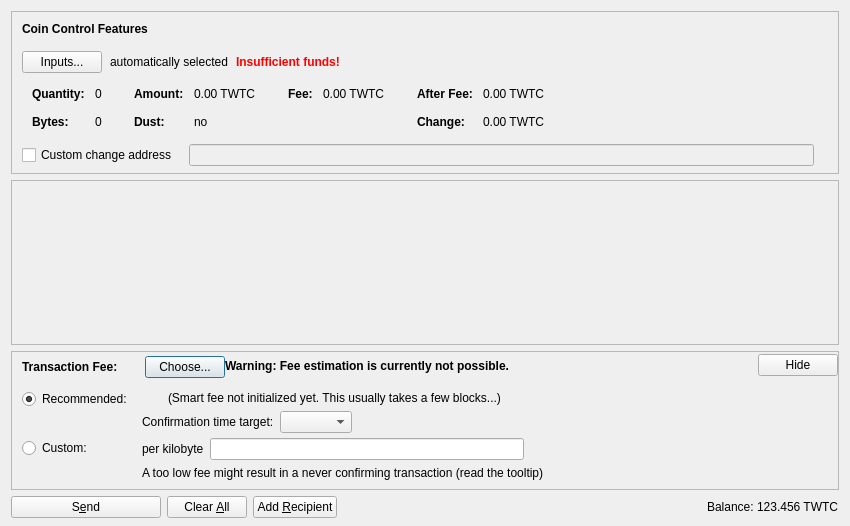
<?xml version="1.0" encoding="UTF-8"?>
<ui version="4.0">
 <class>SendCoinsDialog</class>
 <widget class="QDialog" name="SendCoinsDialog">
  <property name="geometry">
   <rect>
    <x>0</x>
    <y>0</y>
    <width>850</width>
    <height>526</height>
   </rect>
  </property>
  <property name="windowTitle">
   <string>Send Coins</string>
  </property>
  <layout class="QVBoxLayout" name="verticalLayout" stretch="0,1,0,0">
   <property name="bottomMargin">
    <number>8</number>
   </property>
   <item>
    <widget class="QFrame" name="frameCoinControl">
     <property name="sizePolicy">
      <sizepolicy hsizetype="Expanding" vsizetype="Expanding">
       <horstretch>0</horstretch>
       <verstretch>0</verstretch>
      </sizepolicy>
     </property>
     <property name="maximumSize">
      <size>
       <width>16777215</width>
       <height>16777215</height>
      </size>
     </property>
     <property name="frameShape">
      <enum>QFrame::StyledPanel</enum>
     </property>
     <property name="frameShadow">
      <enum>QFrame::Sunken</enum>
     </property>
     <layout class="QVBoxLayout" name="verticalLayoutCoinControl2">
      <property name="spacing">
       <number>0</number>
      </property>
      <property name="leftMargin">
       <number>0</number>
      </property>
      <property name="topMargin">
       <number>0</number>
      </property>
      <property name="rightMargin">
       <number>0</number>
      </property>
      <property name="bottomMargin">
       <number>6</number>
      </property>
      <item>
       <layout class="QVBoxLayout" name="verticalLayoutCoinControl" stretch="0,0,0,0,1">
        <property name="spacing">
         <number>0</number>
        </property>
        <property name="leftMargin">
         <number>10</number>
        </property>
        <property name="topMargin">
         <number>10</number>
        </property>
        <item>
         <layout class="QHBoxLayout" name="horizontalLayoutCoinControl1">
          <property name="bottomMargin">
           <number>15</number>
          </property>
          <item>
           <widget class="QLabel" name="labelCoinControlFeatures">
            <property name="sizePolicy">
             <sizepolicy hsizetype="Preferred" vsizetype="Maximum">
              <horstretch>0</horstretch>
              <verstretch>0</verstretch>
             </sizepolicy>
            </property>
            <property name="font">
             <font>
              <weight>75</weight>
              <bold>true</bold>
             </font>
            </property>
            <property name="styleSheet">
             <string notr="true">font-weight:bold;</string>
            </property>
            <property name="text">
             <string>Coin Control Features</string>
            </property>
           </widget>
          </item>
         </layout>
        </item>
        <item>
         <layout class="QHBoxLayout" name="horizontalLayoutCoinControl2" stretch="0,0,0,0">
          <property name="spacing">
           <number>8</number>
          </property>
          <property name="bottomMargin">
           <number>10</number>
          </property>
          <item>
           <widget class="QPushButton" name="pushButtonCoinControl">
            <property name="styleSheet">
             <string notr="true"/>
            </property>
            <property name="text">
             <string>Inputs...</string>
            </property>
            <property name="autoDefault">
             <bool>false</bool>
            </property>
           </widget>
          </item>
          <item>
           <widget class="QLabel" name="labelCoinControlAutomaticallySelected">
            <property name="text">
             <string>automatically selected</string>
            </property>
            <property name="margin">
             <number>5</number>
            </property>
           </widget>
          </item>
          <item>
           <widget class="QLabel" name="labelCoinControlInsuffFunds">
            <property name="font">
             <font>
              <weight>75</weight>
              <bold>true</bold>
             </font>
            </property>
            <property name="styleSheet">
             <string notr="true">color:red;font-weight:bold;</string>
            </property>
            <property name="text">
             <string>Insufficient funds!</string>
            </property>
            <property name="margin">
             <number>5</number>
            </property>
           </widget>
          </item>
          <item>
           <spacer name="horizontalSpacerCoinControl">
            <property name="orientation">
             <enum>Qt::Horizontal</enum>
            </property>
            <property name="sizeHint" stdset="0">
             <size>
              <width>40</width>
              <height>1</height>
             </size>
            </property>
           </spacer>
          </item>
         </layout>
        </item>
        <item>
         <widget class="QWidget" name="widgetCoinControl" native="true">
          <property name="sizePolicy">
           <sizepolicy hsizetype="Preferred" vsizetype="Preferred">
            <horstretch>0</horstretch>
            <verstretch>0</verstretch>
           </sizepolicy>
          </property>
          <property name="minimumSize">
           <size>
            <width>0</width>
            <height>0</height>
           </size>
          </property>
          <property name="styleSheet">
           <string notr="true"/>
          </property>
          <layout class="QHBoxLayout" name="horizontalLayoutCoinControl5">
           <property name="leftMargin">
            <number>0</number>
           </property>
           <property name="topMargin">
            <number>0</number>
           </property>
           <property name="rightMargin">
            <number>0</number>
           </property>
           <property name="bottomMargin">
            <number>0</number>
           </property>
           <item>
            <layout class="QHBoxLayout" name="horizontalLayoutCoinControl3" stretch="0,0,0,1">
             <property name="spacing">
              <number>20</number>
             </property>
             <property name="topMargin">
              <number>0</number>
             </property>
             <property name="bottomMargin">
              <number>10</number>
             </property>
             <item>
              <layout class="QFormLayout" name="formLayoutCoinControl1">
               <property name="horizontalSpacing">
                <number>10</number>
               </property>
               <property name="verticalSpacing">
                <number>14</number>
               </property>
               <property name="leftMargin">
                <number>10</number>
               </property>
               <property name="topMargin">
                <number>4</number>
               </property>
               <property name="rightMargin">
                <number>6</number>
               </property>
               <item row="0" column="0">
                <widget class="QLabel" name="labelCoinControlQuantityText">
                 <property name="font">
                  <font>
                   <weight>75</weight>
                   <bold>true</bold>
                  </font>
                 </property>
                 <property name="text">
                  <string>Quantity:</string>
                 </property>
                 <property name="margin">
                  <number>0</number>
                 </property>
                </widget>
               </item>
               <item row="0" column="1">
                <widget class="QLabel" name="labelCoinControlQuantity">
                 <property name="cursor">
                  <cursorShape>IBeamCursor</cursorShape>
                 </property>
                 <property name="contextMenuPolicy">
                  <enum>Qt::ActionsContextMenu</enum>
                 </property>
                 <property name="text">
                  <string notr="true">0</string>
                 </property>
                 <property name="margin">
                  <number>0</number>
                 </property>
                 <property name="textInteractionFlags">
                  <set>Qt::LinksAccessibleByMouse|Qt::TextSelectableByKeyboard|Qt::TextSelectableByMouse</set>
                 </property>
                </widget>
               </item>
               <item row="1" column="0">
                <widget class="QLabel" name="labelCoinControlBytesText">
                 <property name="font">
                  <font>
                   <weight>75</weight>
                   <bold>true</bold>
                  </font>
                 </property>
                 <property name="text">
                  <string>Bytes:</string>
                 </property>
                </widget>
               </item>
               <item row="1" column="1">
                <widget class="QLabel" name="labelCoinControlBytes">
                 <property name="cursor">
                  <cursorShape>IBeamCursor</cursorShape>
                 </property>
                 <property name="contextMenuPolicy">
                  <enum>Qt::ActionsContextMenu</enum>
                 </property>
                 <property name="text">
                  <string notr="true">0</string>
                 </property>
                 <property name="textInteractionFlags">
                  <set>Qt::LinksAccessibleByMouse|Qt::TextSelectableByKeyboard|Qt::TextSelectableByMouse</set>
                 </property>
                </widget>
               </item>
              </layout>
             </item>
             <item>
              <layout class="QFormLayout" name="formLayoutCoinControl2">
               <property name="horizontalSpacing">
                <number>10</number>
               </property>
               <property name="verticalSpacing">
                <number>14</number>
               </property>
               <property name="leftMargin">
                <number>6</number>
               </property>
               <property name="topMargin">
                <number>4</number>
               </property>
               <property name="rightMargin">
                <number>6</number>
               </property>
               <item row="0" column="0">
                <widget class="QLabel" name="labelCoinControlAmountText">
                 <property name="font">
                  <font>
                   <weight>75</weight>
                   <bold>true</bold>
                  </font>
                 </property>
                 <property name="text">
                  <string>Amount:</string>
                 </property>
                 <property name="margin">
                  <number>0</number>
                 </property>
                </widget>
               </item>
               <item row="0" column="1">
                <widget class="QLabel" name="labelCoinControlAmount">
                 <property name="cursor">
                  <cursorShape>IBeamCursor</cursorShape>
                 </property>
                 <property name="contextMenuPolicy">
                  <enum>Qt::ActionsContextMenu</enum>
                 </property>
                 <property name="text">
                  <string notr="true">0.00 TWTC</string>
                 </property>
                 <property name="textInteractionFlags">
                  <set>Qt::LinksAccessibleByMouse|Qt::TextSelectableByKeyboard|Qt::TextSelectableByMouse</set>
                 </property>
                </widget>
               </item>
               <item row="1" column="0">
                <widget class="QLabel" name="labelCoinControlLowOutputText">
                 <property name="font">
                  <font>
                   <weight>75</weight>
                   <bold>true</bold>
                  </font>
                 </property>
                 <property name="text">
                  <string>Dust:</string>
                 </property>
                </widget>
               </item>
               <item row="1" column="1">
                <widget class="QLabel" name="labelCoinControlLowOutput">
                 <property name="cursor">
                  <cursorShape>IBeamCursor</cursorShape>
                 </property>
                 <property name="contextMenuPolicy">
                  <enum>Qt::ActionsContextMenu</enum>
                 </property>
                 <property name="text">
                  <string notr="true">no</string>
                 </property>
                 <property name="textInteractionFlags">
                  <set>Qt::LinksAccessibleByMouse|Qt::TextSelectableByKeyboard|Qt::TextSelectableByMouse</set>
                 </property>
                </widget>
               </item>
              </layout>
             </item>
             <item>
              <layout class="QFormLayout" name="formLayoutCoinControl3">
               <property name="horizontalSpacing">
                <number>10</number>
               </property>
               <property name="verticalSpacing">
                <number>14</number>
               </property>
               <property name="leftMargin">
                <number>6</number>
               </property>
               <property name="topMargin">
                <number>4</number>
               </property>
               <property name="rightMargin">
                <number>6</number>
               </property>
               <item row="0" column="0">
                <widget class="QLabel" name="labelCoinControlFeeText">
                 <property name="font">
                  <font>
                   <weight>75</weight>
                   <bold>true</bold>
                  </font>
                 </property>
                 <property name="text">
                  <string>Fee:</string>
                 </property>
                 <property name="margin">
                  <number>0</number>
                 </property>
                </widget>
               </item>
               <item row="0" column="1">
                <widget class="QLabel" name="labelCoinControlFee">
                 <property name="cursor">
                  <cursorShape>IBeamCursor</cursorShape>
                 </property>
                 <property name="contextMenuPolicy">
                  <enum>Qt::ActionsContextMenu</enum>
                 </property>
                 <property name="text">
                  <string notr="true">0.00 TWTC</string>
                 </property>
                 <property name="textInteractionFlags">
                  <set>Qt::LinksAccessibleByMouse|Qt::TextSelectableByKeyboard|Qt::TextSelectableByMouse</set>
                 </property>
                </widget>
               </item>
              </layout>
             </item>
             <item>
              <layout class="QFormLayout" name="formLayoutCoinControl4">
               <property name="horizontalSpacing">
                <number>10</number>
               </property>
               <property name="verticalSpacing">
                <number>14</number>
               </property>
               <property name="leftMargin">
                <number>6</number>
               </property>
               <property name="topMargin">
                <number>4</number>
               </property>
               <property name="rightMargin">
                <number>6</number>
               </property>
               <item row="0" column="0">
                <widget class="QLabel" name="labelCoinControlAfterFeeText">
                 <property name="font">
                  <font>
                   <weight>75</weight>
                   <bold>true</bold>
                  </font>
                 </property>
                 <property name="text">
                  <string>After Fee:</string>
                 </property>
                 <property name="margin">
                  <number>0</number>
                 </property>
                </widget>
               </item>
               <item row="0" column="1">
                <widget class="QLabel" name="labelCoinControlAfterFee">
                 <property name="cursor">
                  <cursorShape>IBeamCursor</cursorShape>
                 </property>
                 <property name="contextMenuPolicy">
                  <enum>Qt::ActionsContextMenu</enum>
                 </property>
                 <property name="text">
                  <string notr="true">0.00 TWTC</string>
                 </property>
                 <property name="textInteractionFlags">
                  <set>Qt::LinksAccessibleByMouse|Qt::TextSelectableByKeyboard|Qt::TextSelectableByMouse</set>
                 </property>
                </widget>
               </item>
               <item row="1" column="0">
                <widget class="QLabel" name="labelCoinControlChangeText">
                 <property name="font">
                  <font>
                   <weight>75</weight>
                   <bold>true</bold>
                  </font>
                 </property>
                 <property name="text">
                  <string>Change:</string>
                 </property>
                </widget>
               </item>
               <item row="1" column="1">
                <widget class="QLabel" name="labelCoinControlChange">
                 <property name="cursor">
                  <cursorShape>IBeamCursor</cursorShape>
                 </property>
                 <property name="contextMenuPolicy">
                  <enum>Qt::ActionsContextMenu</enum>
                 </property>
                 <property name="text">
                  <string notr="true">0.00 TWTC</string>
                 </property>
                 <property name="textInteractionFlags">
                  <set>Qt::LinksAccessibleByMouse|Qt::TextSelectableByKeyboard|Qt::TextSelectableByMouse</set>
                 </property>
                </widget>
               </item>
              </layout>
             </item>
            </layout>
           </item>
          </layout>
         </widget>
        </item>
        <item>
         <layout class="QHBoxLayout" name="horizontalLayoutCoinControl4" stretch="0,0,0">
          <property name="spacing">
           <number>12</number>
          </property>
          <property name="sizeConstraint">
           <enum>QLayout::SetDefaultConstraint</enum>
          </property>
          <property name="topMargin">
           <number>5</number>
          </property>
          <property name="rightMargin">
           <number>5</number>
          </property>
          <item>
           <widget class="QCheckBox" name="checkBoxCoinControlChange">
            <property name="toolTip">
             <string>If this is activated, but the change address is empty or invalid, change will be sent to a newly generated address.</string>
            </property>
            <property name="text">
             <string>Custom change address</string>
            </property>
           </widget>
          </item>
          <item>
           <widget class="QValidatedLineEdit" name="lineEditCoinControlChange">
            <property name="enabled">
             <bool>false</bool>
            </property>
            <property name="sizePolicy">
             <sizepolicy hsizetype="Expanding" vsizetype="Fixed">
              <horstretch>0</horstretch>
              <verstretch>0</verstretch>
             </sizepolicy>
            </property>
           </widget>
          </item>
          <item>
           <widget class="QLabel" name="labelCoinControlChangeLabel">
            <property name="sizePolicy">
             <sizepolicy hsizetype="Preferred" vsizetype="Expanding">
              <horstretch>0</horstretch>
              <verstretch>0</verstretch>
             </sizepolicy>
            </property>
            <property name="minimumSize">
             <size>
              <width>0</width>
              <height>0</height>
             </size>
            </property>
            <property name="text">
             <string/>
            </property>
            <property name="margin">
             <number>3</number>
            </property>
           </widget>
          </item>
         </layout>
        </item>
        <item>
         <spacer name="verticalSpacerCoinControl">
          <property name="orientation">
           <enum>Qt::Vertical</enum>
          </property>
          <property name="sizeHint" stdset="0">
           <size>
            <width>800</width>
            <height>1</height>
           </size>
          </property>
         </spacer>
        </item>
       </layout>
      </item>
     </layout>
    </widget>
   </item>
   <item>
    <widget class="QScrollArea" name="scrollArea">
     <property name="widgetResizable">
      <bool>true</bool>
     </property>
     <widget class="QWidget" name="scrollAreaWidgetContents">
      <property name="geometry">
       <rect>
        <x>0</x>
        <y>0</y>
        <width>830</width>
        <height>104</height>
       </rect>
      </property>
      <layout class="QVBoxLayout" name="verticalLayout_2" stretch="0,1">
       <property name="leftMargin">
        <number>0</number>
       </property>
       <property name="topMargin">
        <number>0</number>
       </property>
       <property name="rightMargin">
        <number>0</number>
       </property>
       <property name="bottomMargin">
        <number>0</number>
       </property>
       <item>
        <layout class="QVBoxLayout" name="entries">
         <property name="spacing">
          <number>6</number>
         </property>
        </layout>
       </item>
       <item>
        <spacer name="verticalSpacer">
         <property name="orientation">
          <enum>Qt::Vertical</enum>
         </property>
         <property name="sizeHint" stdset="0">
          <size>
           <width>20</width>
           <height>40</height>
          </size>
         </property>
        </spacer>
       </item>
      </layout>
     </widget>
    </widget>
   </item>
   <item>
    <widget class="QFrame" name="frameFee">
     <property name="sizePolicy">
      <sizepolicy hsizetype="Expanding" vsizetype="Expanding">
       <horstretch>0</horstretch>
       <verstretch>0</verstretch>
      </sizepolicy>
     </property>
     <property name="maximumSize">
      <size>
       <width>16777215</width>
       <height>16777215</height>
      </size>
     </property>
     <property name="frameShape">
      <enum>QFrame::StyledPanel</enum>
     </property>
     <property name="frameShadow">
      <enum>QFrame::Sunken</enum>
     </property>
     <layout class="QVBoxLayout" name="verticalLayoutFee1">
      <property name="spacing">
       <number>0</number>
      </property>
      <property name="leftMargin">
       <number>0</number>
      </property>
      <property name="topMargin">
       <number>0</number>
      </property>
      <property name="rightMargin">
       <number>0</number>
      </property>
      <property name="bottomMargin">
       <number>0</number>
      </property>
      <item>
       <layout class="QVBoxLayout" name="verticalLayoutFee2" stretch="0,0,0">
        <property name="spacing">
         <number>0</number>
        </property>
        <property name="leftMargin">
         <number>10</number>
        </property>
        <property name="topMargin">
         <number>0</number>
        </property>
        <item>
         <layout class="QHBoxLayout" name="horizontalLayoutFee1">
          <property name="bottomMargin">
           <number>0</number>
          </property>
          <item>
           <layout class="QVBoxLayout" name="verticalLayoutFee7">
            <property name="spacing">
             <number>0</number>
            </property>
            <item>
             <spacer name="verticalSpacerSmartFee">
              <property name="orientation">
               <enum>Qt::Vertical</enum>
              </property>
              <property name="sizeType">
               <enum>QSizePolicy::Fixed</enum>
              </property>
              <property name="sizeHint" stdset="0">
               <size>
                <width>1</width>
                <height>4</height>
               </size>
              </property>
             </spacer>
            </item>
            <item>
             <layout class="QHBoxLayout" name="horizontalLayoutSmartFee">
              <property name="spacing">
               <number>10</number>
              </property>
              <item>
               <widget class="QLabel" name="labelFeeHeadline">
                <property name="sizePolicy">
                 <sizepolicy hsizetype="Preferred" vsizetype="Maximum">
                  <horstretch>0</horstretch>
                  <verstretch>0</verstretch>
                 </sizepolicy>
                </property>
                <property name="font">
                 <font>
                  <weight>75</weight>
                  <bold>true</bold>
                 </font>
                </property>
                <property name="styleSheet">
                 <string notr="true">font-weight:bold;</string>
                </property>
                <property name="text">
                 <string>Transaction Fee:</string>
                </property>
               </widget>
              </item>
              <item>
               <widget class="QLabel" name="labelFeeMinimized">
                <property name="text">
                 <string/>
                </property>
               </widget>
              </item>
              <item>
               <widget class="QPushButton" name="buttonChooseFee">
                <property name="text">
                 <string>Choose...</string>
                </property>
               </widget>
              </item>
             </layout>
            </item>
            <item>
             <spacer name="verticalSpacer_5">
              <property name="orientation">
               <enum>Qt::Vertical</enum>
              </property>
              <property name="sizeHint" stdset="0">
               <size>
                <width>1</width>
                <height>1</height>
               </size>
              </property>
             </spacer>
            </item>
           </layout>
          </item>
          <item>
           <widget class="QLabel" name="fallbackFeeWarningLabel">
            <property name="toolTip">
             <string>Using the fallbackfee can result in sending a transaction that will take several hours or days (or never) to confirm. Consider choosing your fee manually or wait until you have validated the complete chain.</string>
            </property>
            <property name="font">
            <font>
                <weight>75</weight>
                <bold>true</bold>
            </font>
            </property>
            <property name="text">
             <string>Warning: Fee estimation is currently not possible.</string>
            </property>
            <property name="wordWrap">
             <bool>false</bool>
            </property>
           </widget>
          </item>
          <item>
           <spacer name="horizontalSpacer_4">
            <property name="orientation">
             <enum>Qt::Horizontal</enum>
            </property>
            <property name="sizeType">
             <enum>QSizePolicy::MinimumExpanding</enum>
            </property>
            <property name="sizeHint" stdset="0">
             <size>
              <width>40</width>
              <height>20</height>
             </size>
            </property>
           </spacer>
          </item>
          <item>
           <widget class="QPushButton" name="buttonMinimizeFee">
            <property name="toolTip">
             <string>collapse fee-settings</string>
            </property>
            <property name="text">
             <string>Hide</string>
            </property>
           </widget>
          </item>
         </layout>
        </item>
        <item>
         <widget class="QFrame" name="frameFeeSelection">
          <layout class="QVBoxLayout" name="verticalLayoutFee12">
           <property name="spacing">
            <number>0</number>
           </property>
           <property name="leftMargin">
            <number>0</number>
           </property>
           <property name="topMargin">
            <number>0</number>
           </property>
           <property name="rightMargin">
            <number>0</number>
           </property>
           <property name="bottomMargin">
            <number>0</number>
           </property>
           <item>
            <layout class="QGridLayout" name="gridLayoutFee">
             <property name="topMargin">
              <number>10</number>
             </property>
             <property name="bottomMargin">
              <number>4</number>
             </property>
             <property name="horizontalSpacing">
              <number>10</number>
             </property>
             <property name="verticalSpacing">
              <number>4</number>
             </property>
             <item row="1" column="1">
              <layout class="QVBoxLayout" name="verticalLayoutFee8">
               <property name="spacing">
                <number>6</number>
               </property>
               <item>
                <layout class="QHBoxLayout" name="horizontalLayoutFee13">
                 <item>
                  <widget class="QLabel" name="labelCustomPerKilobyte">
                   <property name="toolTip">
                    <string>Specify a custom fee per kB (1,000 bytes) of the transaction's virtual size.

Note:  Since the fee is calculated on a per-byte basis, a fee of "100 satoshis per kB" for a transaction size of 500 bytes (half of 1 kB) would ultimately yield a fee of only 50 satoshis.</string>
                   </property>
                   <property name="text">
                    <string>per kilobyte</string>
                   </property>
                  </widget>
                 </item>
                 <item>
                  <widget class="BitcoinAmountField" name="customFee"/>
                 </item>
                 <item>
                  <spacer name="horizontalSpacer_6">
                   <property name="orientation">
                    <enum>Qt::Horizontal</enum>
                   </property>
                   <property name="sizeHint" stdset="0">
                    <size>
                     <width>1</width>
                     <height>1</height>
                    </size>
                   </property>
                  </spacer>
                 </item>
                </layout>
               </item>
               <item>
                <layout class="QHBoxLayout" name="horizontalLayoutFee8">
                 <item>
                  <widget class="QLabel" name="labelCustomFeeWarning">
                   <property name="enabled">
                    <bool>true</bool>
                   </property>
                   <property name="toolTip">
                    <string>When there is less transaction volume than space in the blocks, miners as well as relaying nodes may enforce a minimum fee. Paying only this minimum fee is just fine, but be aware that this can result in a never confirming transaction once there is more demand for tweetcoin transactions than the network can process.</string>
                   </property>
                   <property name="text">
                    <string>A too low fee might result in a never confirming transaction (read the tooltip)</string>
                   </property>
                  </widget>
                 </item>
                 <item>
                  <spacer name="horizontalSpacer_2">
                   <property name="orientation">
                    <enum>Qt::Horizontal</enum>
                   </property>
                   <property name="sizeHint" stdset="0">
                    <size>
                     <width>1</width>
                     <height>1</height>
                    </size>
                   </property>
                  </spacer>
                 </item>
                </layout>
               </item>
              </layout>
             </item>
             <item row="0" column="0">
              <layout class="QVBoxLayout" name="verticalLayoutFee4" stretch="0,1">
               <item>
                <widget class="QRadioButton" name="radioSmartFee">
                 <property name="text">
                  <string>Recommended:</string>
                 </property>
                 <property name="checked">
                  <bool>true</bool>
                 </property>
                 <attribute name="buttonGroup">
                  <string notr="true">groupFee</string>
                 </attribute>
                </widget>
               </item>
               <item>
                <spacer name="verticalSpacer_2">
                 <property name="orientation">
                  <enum>Qt::Vertical</enum>
                 </property>
                 <property name="sizeHint" stdset="0">
                  <size>
                   <width>1</width>
                   <height>1</height>
                  </size>
                 </property>
                </spacer>
               </item>
              </layout>
             </item>
             <item row="1" column="0">
              <layout class="QVBoxLayout" name="verticalLayoutFee9" stretch="0,1">
               <item>
                <widget class="QRadioButton" name="radioCustomFee">
                 <property name="text">
                  <string>Custom:</string>
                 </property>
                 <attribute name="buttonGroup">
                  <string notr="true">groupFee</string>
                 </attribute>
                </widget>
               </item>
               <item>
                <spacer name="verticalSpacer_6">
                 <property name="orientation">
                  <enum>Qt::Vertical</enum>
                 </property>
                 <property name="sizeHint" stdset="0">
                  <size>
                   <width>1</width>
                   <height>1</height>
                  </size>
                 </property>
                </spacer>
               </item>
              </layout>
             </item>
             <item row="0" column="1">
              <layout class="QVBoxLayout" name="verticalLayoutFee3" stretch="0,0,1">
               <property name="spacing">
                <number>6</number>
               </property>
               <property name="topMargin">
                <number>2</number>
               </property>
               <item>
                <layout class="QHBoxLayout" name="horizontalLayoutFee12">
                 <item>
                  <widget class="QLabel" name="labelSmartFee">
                   <property name="text">
                    <string/>
                   </property>
                  </widget>
                 </item>
                 <item>
                  <widget class="QLabel" name="labelFeeEstimation">
                   <property name="text">
                    <string/>
                   </property>
                  </widget>
                 </item>
                 <item>
                  <widget class="QLabel" name="labelSmartFee2">
                   <property name="text">
                    <string>(Smart fee not initialized yet. This usually takes a few blocks...)</string>
                   </property>
                  </widget>
                 </item>
                 <item>
                  <spacer name="horizontalSpacer_5">
                   <property name="orientation">
                    <enum>Qt::Horizontal</enum>
                   </property>
                   <property name="sizeHint" stdset="0">
                    <size>
                     <width>1</width>
                     <height>1</height>
                    </size>
                   </property>
                  </spacer>
                 </item>
                </layout>
               </item>
               <item>
                <layout class="QHBoxLayout" name="horizontalLayoutFee9">
                 <item>
                  <layout class="QVBoxLayout" name="verticalLayoutFee6">
                   <item>
                    <widget class="QLabel" name="labelSmartFee3">
                     <property name="text">
                      <string>Confirmation time target:</string>
                     </property>
                    </widget>
                   </item>
                  </layout>
                 </item>
                 <item>
                  <layout class="QVBoxLayout" name="verticalLayoutFee5">
                   <property name="rightMargin">
                    <number>30</number>
                   </property>
                   <item>
                    <layout class="QHBoxLayout" name="horizontalLayoutConfTarget">
                     <property name="bottomMargin">
                      <number>0</number>
                     </property>
                     <item>
                      <widget class="QComboBox" name="confTargetSelector"/>
                     </item>
                     <item>
                      <spacer name="horizontalSpacerConfTarget">
                       <property name="orientation">
                        <enum>Qt::Horizontal</enum>
                       </property>
                       <property name="sizeHint" stdset="0">
                        <size>
                         <width>40</width>
                         <height>20</height>
                        </size>
                       </property>
                      </spacer>
                     </item>
                    </layout>
                   </item>
                  </layout>
                 </item>
                </layout>
               </item>
               <item>
                <spacer name="verticalSpacer_4">
                 <property name="orientation">
                  <enum>Qt::Vertical</enum>
                 </property>
                 <property name="sizeHint" stdset="0">
                  <size>
                   <width>1</width>
                   <height>1</height>
                  </size>
                 </property>
                </spacer>
               </item>
              </layout>
             </item>
            </layout>
           </item>
          </layout>
         </widget>
        </item>
        <item>
         <spacer name="verticalSpacerFee">
          <property name="orientation">
           <enum>Qt::Vertical</enum>
          </property>
          <property name="sizeHint" stdset="0">
           <size>
            <width>40</width>
            <height>5</height>
           </size>
          </property>
         </spacer>
        </item>
       </layout>
      </item>
     </layout>
    </widget>
   </item>
   <item>
    <layout class="QHBoxLayout" name="horizontalLayout">
     <item>
      <widget class="QPushButton" name="sendButton">
       <property name="minimumSize">
        <size>
         <width>150</width>
         <height>0</height>
        </size>
       </property>
       <property name="toolTip">
        <string>Confirm the send action</string>
       </property>
       <property name="text">
        <string>S&amp;end</string>
       </property>
       <property name="icon">
        <iconset resource="../bitcoin.qrc">
         <normaloff>:/icons/send</normaloff>:/icons/send</iconset>
       </property>
       <property name="autoDefault">
        <bool>false</bool>
       </property>
       <property name="default">
        <bool>false</bool>
       </property>
      </widget>
     </item>
     <item>
      <widget class="QPushButton" name="clearButton">
       <property name="sizePolicy">
        <sizepolicy hsizetype="Minimum" vsizetype="Fixed">
         <horstretch>0</horstretch>
         <verstretch>0</verstretch>
        </sizepolicy>
       </property>
       <property name="toolTip">
        <string>Clear all fields of the form.</string>
       </property>
       <property name="text">
        <string>Clear &amp;All</string>
       </property>
       <property name="icon">
        <iconset resource="../bitcoin.qrc">
         <normaloff>:/icons/remove</normaloff>:/icons/remove</iconset>
       </property>
       <property name="autoDefault">
        <bool>false</bool>
       </property>
      </widget>
     </item>
     <item>
      <widget class="QPushButton" name="addButton">
       <property name="toolTip">
        <string>Send to multiple recipients at once</string>
       </property>
       <property name="text">
        <string>Add &amp;Recipient</string>
       </property>
       <property name="icon">
        <iconset resource="../bitcoin.qrc">
         <normaloff>:/icons/add</normaloff>:/icons/add</iconset>
       </property>
       <property name="autoDefault">
        <bool>false</bool>
       </property>
      </widget>
     </item>
     <item>
      <spacer name="horizontalSpacer">
       <property name="orientation">
        <enum>Qt::Horizontal</enum>
       </property>
       <property name="sizeHint" stdset="0">
        <size>
         <width>40</width>
         <height>20</height>
        </size>
       </property>
      </spacer>
     </item>
     <item>
      <layout class="QHBoxLayout" name="horizontalLayout_2">
       <property name="spacing">
        <number>3</number>
       </property>
       <item>
        <widget class="QLabel" name="label">
         <property name="sizePolicy">
          <sizepolicy hsizetype="Preferred" vsizetype="Fixed">
           <horstretch>0</horstretch>
           <verstretch>0</verstretch>
          </sizepolicy>
         </property>
         <property name="text">
          <string>Balance:</string>
         </property>
        </widget>
       </item>
       <item>
        <widget class="QLabel" name="labelBalance">
         <property name="sizePolicy">
          <sizepolicy hsizetype="Preferred" vsizetype="Fixed">
           <horstretch>0</horstretch>
           <verstretch>0</verstretch>
          </sizepolicy>
         </property>
         <property name="cursor">
          <cursorShape>IBeamCursor</cursorShape>
         </property>
         <property name="text">
          <string notr="true">123.456 TWTC</string>
         </property>
         <property name="textInteractionFlags">
          <set>Qt::LinksAccessibleByMouse|Qt::TextSelectableByKeyboard|Qt::TextSelectableByMouse</set>
         </property>
        </widget>
       </item>
      </layout>
     </item>
    </layout>
   </item>
  </layout>
 </widget>
 <customwidgets>
  <customwidget>
   <class>QValidatedLineEdit</class>
   <extends>QLineEdit</extends>
   <header>qt/qvalidatedlineedit.h</header>
  </customwidget>
  <customwidget>
   <class>BitcoinAmountField</class>
   <extends>QLineEdit</extends>
   <header>qt/bitcoinamountfield.h</header>
   <container>1</container>
  </customwidget>
 </customwidgets>
 <resources>
  <include location="../bitcoin.qrc"/>
 </resources>
 <connections/>
 <buttongroups>
  <buttongroup name="groupFee"/>
 </buttongroups>
</ui>
